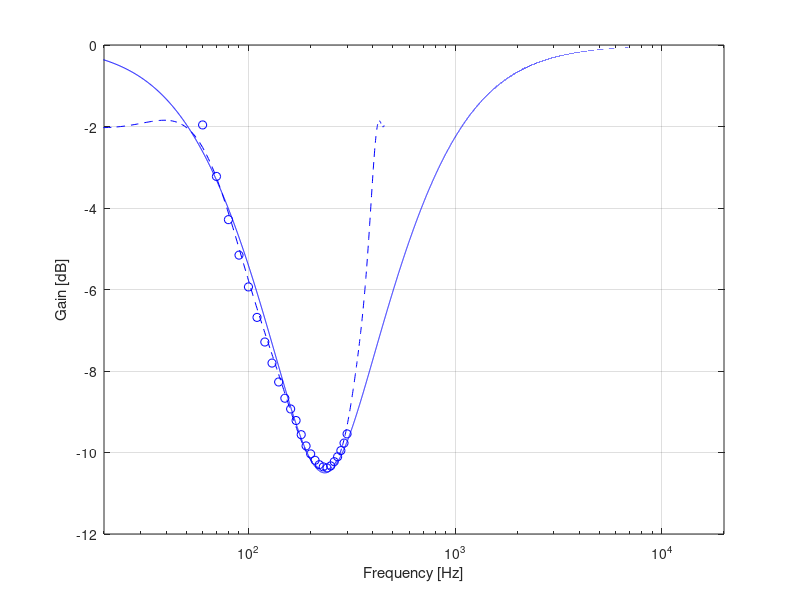

Write MATLAB code to recreate this figure.

clear all
load('G03.mat')


amplitude1 = master.reg.S_40_40.deltaLpc;
f=[60:10:300];


p_gain             = polyfit(f,amplitude1',2);


fr=[60:1:410];
full_filter_gain  = (polyval(p_gain,fr));

filter = -full_filter_gain+full_filter_gain(175-60)-1;
org = -amplitude1+full_filter_gain(175-60)-1;

filter_gain = [ ones(1,59)*org(1) filter ones(1,50)*org(1)];

f_full = [1:1:length(filter_gain)];

p_gain             = polyfit(f_full,filter_gain,15);




frz = [1:1:460];

%plot(frz,filter_gain)
figure
semilogx(-((polyval(p_gain,f_full))+8.5+2),'b--')
hold on
set(gca,'XGrid','on'); 
set(gca,'YGrid','on'); 
semilogx(f,-(-amplitude1+full_filter_gain(175-60)-1+8.5+2),'o','color','b')

 ylabel('Gain [dB]')
 xlabel('Frequency [Hz]')
%yyaxis right

slope = (full_filter_gain(11)-full_filter_gain(1))/(log10(fr(11))-log10(fr(1)))

% Polynomia for estimate the gaine and phase of the filter.

% bandwidth = 341 Hz - 128 hz

%for k=1:1:10000
%h_boost(k) = (1+(((omega_0/Q*s(k))/(s(k)^2+omega_0/Q*s(k)+omega_0^2))*2.3));
%end

%bandwidth = (341-128*1.1878)*1.3175;
%omega_0 = 234-0;

bandwidth = 2*pi*(213+40)
omega_0 = 2*pi*234
gain = 10^((8.5+2)/20)

%bandwidth = 2*pi*(213+40)
%omega_0 = 2*pi*234
%gain = 10^(7.2/20)

Q = omega_0/bandwidth;

omega = [1:1:100000];
s = i.*omega;



for k=1:1:100000
h_cut(k) = ((((s(k)^2+omega_0/Q*s(k)+omega_0^2)/(s(k)^2+omega_0/Q*s(k)*(gain)+omega_0^2))));
end

abs_h = abs(h_cut);
%semilogx(abs_h)


db_abs_h = 20*log10(abs_h);

x = [1:1:100000]/(2*pi);

semilogx(x,db_abs_h,'color','b')


xlim([20 20000])
